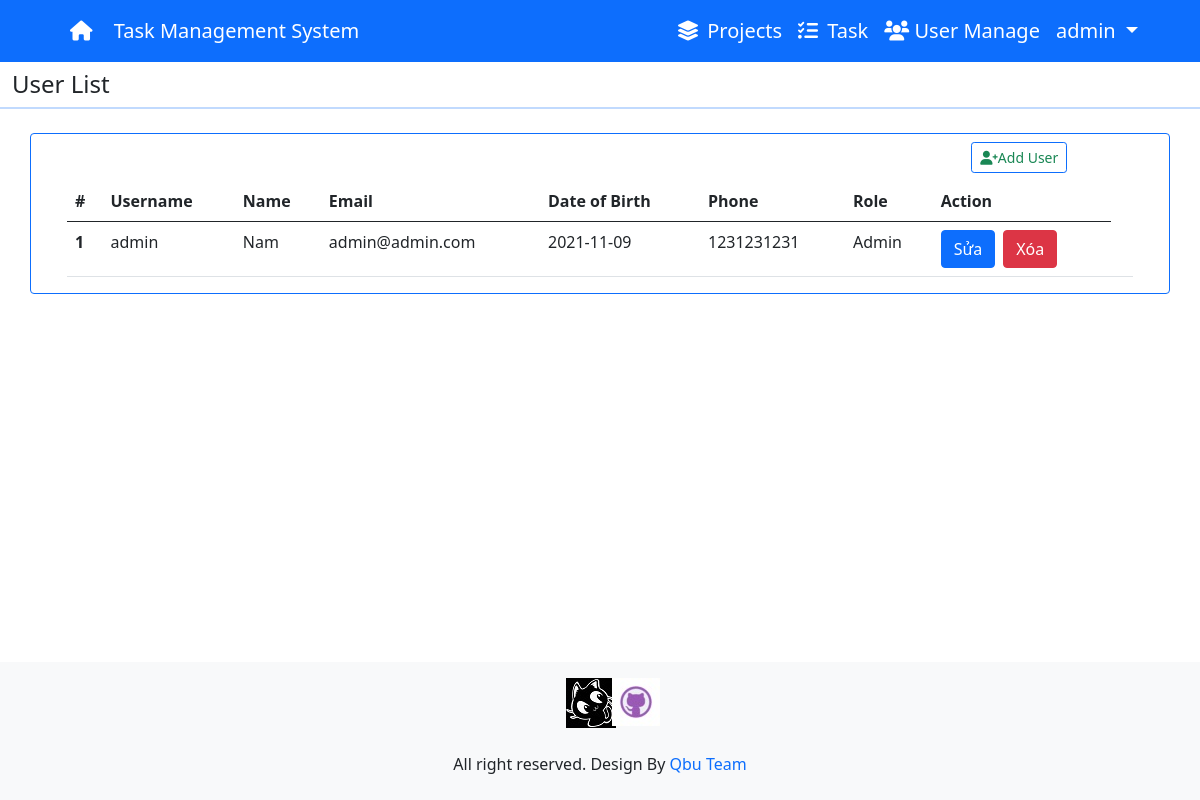
Screenshot of /View/user_list.php (signed in) with the database file from the repository.
### tables this page shows
CREATE TABLE `user_info` (
  `user_id` int(10) UNSIGNED NOT NULL,
  `user_name` varchar(100) NOT NULL,
  `user_job` varchar(100) NOT NULL,
  `user_dob` date NOT NULL,
  `user_phone` varchar(20) NOT NULL
);

CREATE TABLE `tb_user` (
  `user_id` int(10) UNSIGNED NOT NULL,
  `user_nick` varchar(100) NOT NULL,
  `user_name` varchar(100) NOT NULL,
  `user_pass` varchar(100) NOT NULL,
  `user_email` varchar(100) NOT NULL,
  `user_code` varchar(300) NOT NULL,
  `user_level` tinyint(1) NOT NULL DEFAULT 0,
  `user_regisdate` datetime NOT NULL DEFAULT current_timestamp(),
  `user_status` tinyint(1) NOT NULL DEFAULT 0
);

### View/user_list.php (the view, shortened to what this page needs)
<?php
  if(isset($_SESSION['CurrentUser'])){
    include('../reuse/header.php')?>
<div class="content-header">
    <div class="container-fluid">
        <div class="row mb-2 ">
            <div class="col-sm-4 pt-2">
                <h4>User List</h4>
            </div>
            <hr class="border border-bottom-5 border-primary">
        </div>
    </div>
    <div class="container border border-top border-primary rounded-2">
        <div class="row pt-2">
            <div class="col">
                <div class="mb-2 mb-lg-0 d-flex justify-content-end">
                    <div class="col-md-2 ">
                        <div class="card-tools">
                            <a class="btn btn-sm btn-outline-success border-primary me-2" href="add_user.php"> <i
                                    class="fas fa-user-plus"></i>Add User</a>
                        </div>
                    </div>
                </div>
                <div class="container-fluid ">
                    <div class="row pt-2">
                        <div style="width:100% ; overflow:auto ; height:auto">
                            <table class="table">
                                <thead>
                                    <tr>
                                        <th scope="col">#</th>
                                        <th scope="col">Username</th>
                                        <th scope="col">Name</th>
                                        <th scope="col">Email</th>
                                        <th scope="col">Date of Birth</th>
                                        <th scope="col">Phone</th>
                                        <th scope="col">Role</th>
                                        <th scope="col">Action</th>
                                    </tr>
                                </thead>
                                <tbody>
                                    <?php
                            include '../reuse/config.php';
                            $sql = "SELECT a.user_email,a.user_id,a.user_nick ,b.user_name,b.user_job,b.user_dob,b.user_phone, a.user_level  FROM  tb_user a, user_info b where a.user_id = b.user_id ";
                            $result = mysqli_query($conn, $sql);
                            $count=1;
                            if (mysqli_num_rows($result) > 0) {
                                while ($row = mysqli_fetch_assoc($result)) {
                                    if ($row['user_level'] == 1) {
                                        $Level = 'Admin';
                                    }
                                    else{
                                        $Level = 'User';
                                    }
                                    echo '<tr>';
                                    echo '<th scope="row">' .$count++ . '</th>';
                                    echo '<td>' . $row['user_nick'] . '</td>';
                                    echo '<td>' . $row['user_name'] . '</td>';
                                    echo '<td>' . $row['user_email'] . '</td>';
                                    echo '<td>' . $row['user_dob'] . '</td>';
                                    echo '<td>' . $row['user_phone'] . '</td>';
                                    echo '<td>' . $Level . '</td>';
                                    echo '<td>';
                                    echo '<a class = "btn btn-primary me-2 " href ="update_user.php?id='.$row['user_id'].' ">Sửa</a>';
                                    echo '<a class = "btn btn-danger deleteAccount" name = "'.$row['user_id'].'" id="delete" >Xóa</a>';
                                    echo '<td>';
                                    echo '</tr>';
                                }
                            }
                            ?>
                                </tbody>
                            </table>
                        </div>
                    </div>
                </div>
            </div>
        </div>
    </div>
</div>
<?php include('../reuse/footer.php');
}
else { header("Location: ../index.php");
} ?>

### rows the page displays
user_info: user_id.user_nick "admin", user_name "Nam", user_id.user_email "admin@admin.com", user_dob "2021-11-09", user_phone "1231231231", user_id.user_level "Admin"

### other values shown
$_SESSION['CurrentUser'] "admin"
